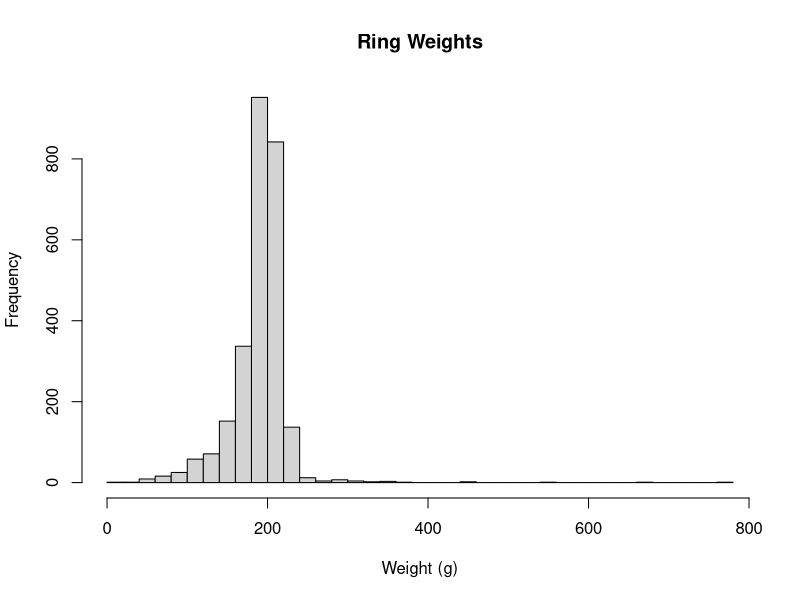
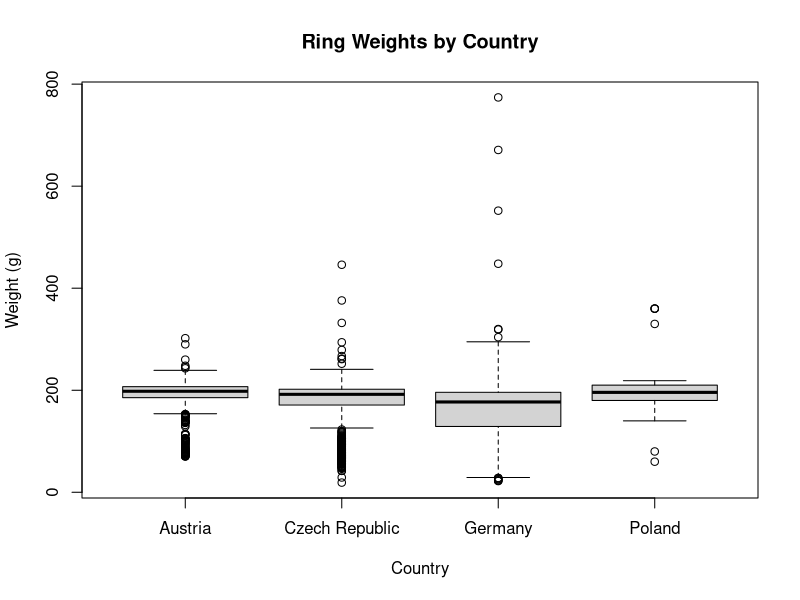
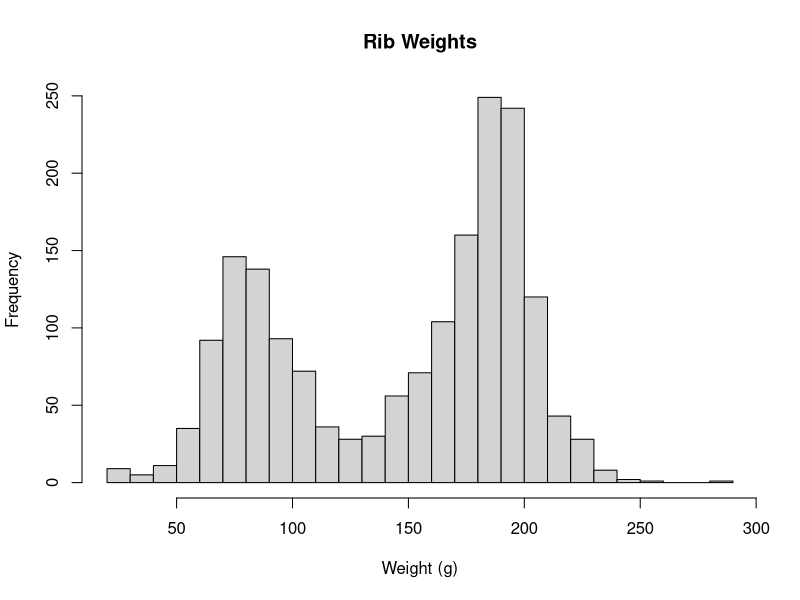
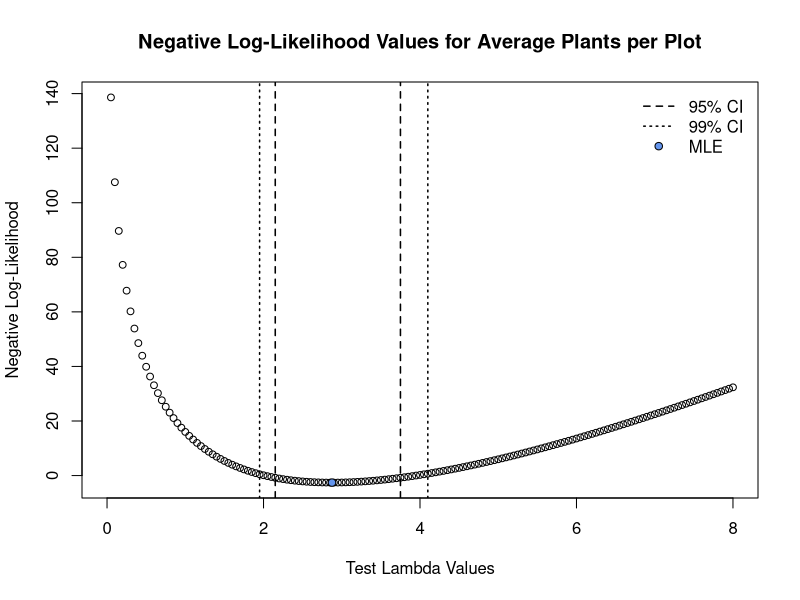

Write the R code that produced these figures, in order.
## ---- chunk 1
knitr::opts_chunk$set(echo = TRUE)

library(readxl)
library(MASS)
library(data.table)
library(dplyr)
library(knitr)
## ---- chunk 2
money <- read_excel("journal.pone.0240462.s002.xlsx",
                    sheet = 1
                    )

# Rename the weight column to make it tidy
money <- rename(money, Weight = `Weight (g)`)
## ---- chunk 3
kable(as.data.frame(money[sample(seq(1, length(money$Location)), 30, replace = FALSE),]),
      caption = "A selection of data from Kuijpers and Popa 2021.",
      row.names = FALSE
      )

## ---- chunk 4
hist(money$Weight[money$Type == "Ring"],
    main = "Ring Weights",
    breaks = 30, 
    xlab = "Weight (g)"
    )
## ---- chunk 5
ringMean <- mean(money["Type" = "Ring",]$Weight)

ringSD <- sd(money["Type" = "Ring",]$Weight)
## ---- chunk 6
ringWeightFit <- fitdistr(money["Type" = "Ring",]$Weight,
                           "normal")

# Calculate difference in calculated and fitdistr() means
meandif <- unname(ringWeightFit$estimate[1]) - ringMean

# Calculate difference in calculated and fitdistr() standard deviations
sddif <- unname(ringWeightFit$estimate[2]) - ringSD

## ---- chunk 7
ringsByCountry <- melt(data = as.data.table(money["Type" = "Ring",]), 
                       id = "Country", 
                       measure = "Weight"
                       )
## ---- chunk 8
boxplot(value ~ Country, 
        ringsByCountry,
        ylab = "Weight (g)",
        main = "Ring Weights by Country")
## ---- chunk 9
GermanVSAustrian <- t.test(ringsByCountry$value[ringsByCountry$Country == "Germany"],
                           ringsByCountry$value[ringsByCountry$Country == "Austria"]
                           )
## ---- chunk 10
hist(money$Weight[money$Type == "Rib"],
    main = "Rib Weights",
    breaks = 30, 
    xlab = "Weight (g)"
    )
## ---- chunk 11
plants <- c(8, 0, 3, 3, 4, 3, 2, 3, 3, 2, 4, 2, 3, 1, 4, 1)
## ---- chunk 12
# Function inspired by https://www.ime.unicamp.br/~cnaber/optim_1.pdf
neg.ll <- function(x, lambda){
        result <- length(x)*lambda - sum(x)*log(lambda)
        return(result)
}

## ---- chunk 13
# Define test lambda values
lambdaVals <- seq(min(plants),
                  max(plants),
                  by = 0.05
                  )

# Create vector to catch log likelihood values of test lambdas
plantLogLiks <- rep(0, length(lambdaVals))

# Run neg.ll() over all lambdaVals
for (i in 1:length(lambdaVals)){
        plantLogLiks[i] <- neg.ll(plants, lambdaVals[i])
}

# Use optimize() to determine the minimum value
plantMinLogLik <- optimize(f = neg.ll, x = plants, interval = lambdaVals)

# 95th percentile confidence interval
# Collect the positions of the lambda values whose negative log-likelihoods are
# within 1.92 of the minimum
vals95 <- which(plantLogLiks < plantMinLogLik$objective + 1.92)

# Use the first and last to select the corresponding lambda value
LL95 <- lambdaVals[vals95[1]]
UL95 <- lambdaVals[vals95[length(vals95)]]

# 99th percentile confidence interval
# Collect the positions of the lambda values whose negative log-likelihoods are
# within 3.32 of the minimum
vals99 <- which(plantLogLiks < plantMinLogLik$objective + 3.32)

# Use the first and last to select the corresponding lambda value
LL99 <- lambdaVals[vals99[1]]
UL99 <- lambdaVals[vals99[length(vals99)]]

## ---- chunk 14
plot(lambdaVals,
     plantLogLiks,
     xlab = "Test Lambda Values",
     ylab = "Negative Log-Likelihood",
     main = "Negative Log-Likelihood Values for Average Plants per Plot", 
     pch = 1,
     cex = 0.9
     )

abline(v = c(LL95, UL95), lty = 2, lwd = 1.5)

abline(v = c(LL99, UL99), lty = 3, lwd = 1.5)

points(x = plantMinLogLik$minimum, y = plantMinLogLik$objective, pch = 21, bg = "cornflowerblue")

legend("topright", 
       c("95% CI", "99% CI", "MLE"),
       lty = c(2, 3, NA), 
       lwd = c(1.5, 1.5, NA),
       pch = c(NA, NA, 21),
       pt.bg = c(NA, NA, "cornflowerblue"),
       bty = "n",
       inset = 0.01
       )

